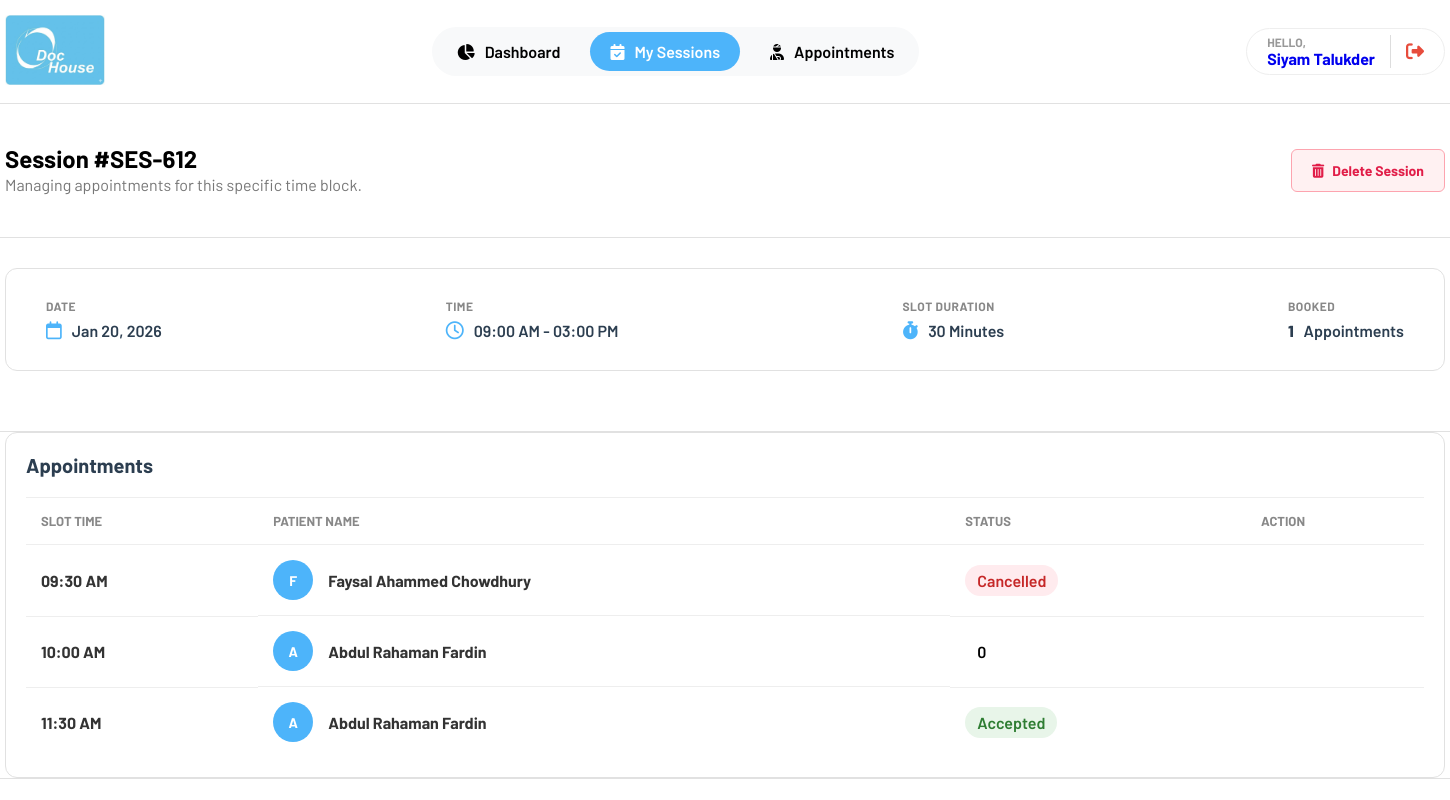
The app's page /view/Doctor/sessionList.php?sid=612 (signed in) with its own data.
### tables this page shows
CREATE TABLE `session` (
  `sid` int(11) NOT NULL,
  `did` int(11) NOT NULL,
  `date` date NOT NULL,
  `start_time` time NOT NULL,
  `end_time` time NOT NULL,
  `slot_duration` int(11) NOT NULL,
  `status` varchar(20) NOT NULL
);

CREATE TABLE `appointment` (
  `aptid` int(11) NOT NULL,
  `sid` int(11) NOT NULL,
  `pid` int(11) NOT NULL,
  `time` time NOT NULL,
  `status` varchar(20) NOT NULL
);

CREATE TABLE `user` (
  `uid` int(11) NOT NULL,
  `name` varchar(255) NOT NULL,
  `email` varchar(255) NOT NULL,
  `password` varchar(32) NOT NULL,
  `phone` varchar(15) NOT NULL,
  `role` varchar(10) NOT NULL,
  `dob` date DEFAULT NULL,
  `img` varchar(255) DEFAULT NULL
);

### model/Doctor/session_model.php (called while the page is built, shortened)
<?php
function getSessionById($sid)
{
    $conn = initDB();
    $sid = mysqli_real_escape_string($conn, $sid);
    $sql = "SELECT * FROM session WHERE sid = '$sid'";
    $result = mysqli_query($conn, $sql);
    return mysqli_fetch_assoc($result);
}
function getAppointmentsBySession($sid)
{
    $conn = initDB();
    $sid = mysqli_real_escape_string($conn, $sid);
    $sql = "SELECT a.*, u.name as patient_name
            FROM appointment a
            JOIN patient p ON a.pid = p.pid
            JOIN user u ON p.uid = u.uid
            WHERE a.sid = '$sid'
            ORDER BY a.time ASC";
    $result = mysqli_query($conn, $sql);
    $data = [];
    while ($row = mysqli_fetch_assoc($result))
        $data[] = $row;
    return $data;
}
function getBookedTimesBySession($sid)
{
    $conn = initDB();
    $sid = mysqli_real_escape_string($conn, $sid);
    $sql = "SELECT a.*, u.name as patient_name
            FROM appointment a
            JOIN patient p ON a.pid = p.pid
            JOIN user u ON p.uid = u.uid
            WHERE a.sid = '$sid' AND a.status = 'accepted'
            ORDER BY a.time ASC";
    $result = mysqli_query($conn, $sql);
    $data = [];
    while ($row = mysqli_fetch_assoc($result))
        $data[] = $row;
    return $data;
}
?>

### controller/Doctor/sessionDetailsController.php (called while the page is built, shortened)
<?php
require_once "../../model/Doctor/session_model.php";
$sid = $_GET['sid'];
$session = getSessionById($sid);
$appointments = getAppointmentsBySession($sid);
$booked = getBookedTimesBySession($sid);
?>

### view/Doctor/sessionList.php (the view, shortened to what this page needs)
<?php
require_once "../../controller/Doctor/sessionDetailsController.php";
?>
<!DOCTYPE html>
<html lang="en">
<head>
    <link rel="stylesheet" href="assets/style.css">
    <link rel="stylesheet" href="https://cdnjs.cloudflare.com/ajax/libs/font-awesome/6.5.1/css/all.min.css">
</head>
<body>
    <?php
        include 'header.php';
    ?>
    <section class="page-header">
        <div class="container">
            <div class="header-content">
                <div class="header-text">
                    <h2>Session #SES-<?php echo $session['sid']; ?></h2>
                    <p class="gray-para">Managing appointments for this specific time block.</p>
                </div>
                <div class="header-action">
                    <a href="sessionList.php?sid=<?php echo $sid; ?>&action=delete" class="btn-delete-session" onclick="return confirm('Are you sure?')">
                        <i class="fa-solid fa-trash-can"></i> Delete Session
                    </a>
                </div>
            </div>
        </div>
    </section>
    <section class="session-info-section">
        <div class="container">
            <div class="session-details-card">
                <div class="info-col">
                    <div class="label">DATE</div>
                    <div class="value"><i class="fa-regular fa-calendar"></i> <?php echo date("M d, Y", strtotime($session['date'])); ?></div>
                </div>
                <div class="info-col">
                    <div class="label">TIME</div>
                    <div class="value"><i class="fa-regular fa-clock"></i>
                        <?php echo date("h:i A", strtotime($session['start_time'])) . ' - ' . date("h:i A", strtotime($session['end_time'])); ?>
                    </div>
                </div>
                <div class="info-col">
                    <div class="label">SLOT DURATION</div>
                    <div class="value"><i class="fa-solid fa-stopwatch"></i> <?php echo $session['slot_duration']; ?> Minutes</div>
                </div>
                <div class="info-col">
                    <div class="label">BOOKED</div>
                    <div class="value" ><strong id="booked-count"><?php echo count($booked); ?></strong> Appointments</div>
                </div>
            </div>
        </div>
    </section>
    <section class="session-details-section">
        <div class="container">
            <div class="list">
                <div class="list-header">
                    <h3>Appointments</h3>
                </div>
                <table>
                    <thead>
                        <tr>
                            <th>Slot Time</th>
                            <th>Patient Name</th>
                            <th>Status</th>
                            <th>Action</th>
                        </tr>
                    </thead>
                    <tbody>
                        <?php if(empty($appointments)): ?>
                            <tr><td colspan="4" style="text-align:center;">No appointments booked yet.</td></tr>
                        <?php else: ?>
                            <?php foreach ($appointments as $apt):
                                $initials = strtoupper(substr($apt['patient_name'], 0, 1));
                            ?>
                            <tr>
                                <td style="font-weight: 700; color: #333;"><?php echo date("h:i A", strtotime($apt['time'])); ?></td>
                                <td class="name-col">
                                    <div class="initials-avatar blue"><?php echo $initials; ?></div>
                                    <div class="p-name"><?php echo $apt['patient_name']; ?></div>
                                </td>
                                <td>
                                    <span class="status <?php echo strtolower($apt['status']); ?>">
                                        <?php echo ucfirst($apt['status']); ?>
                                    </span>
                                </td>
                                <td class="actions">
                                </td>
                            </tr>
                            <?php endforeach; ?>
                        <?php endif; ?>
                    </tbody>
                </table>
            </div>
        </div>
    </section>
</body>
</html>

### view/Doctor/assets/style.css (style rules this page uses)
* { margin: 0; padding: 0; box-sizing: border-box; font-family: "Barlow", sans-serif; text-decoration: none; }
.gray-para { color: #000; font-size: 18px; line-height: 1.5; }
.container { width: 1440px; margin: auto; }
section { border-bottom: 1px solid #e1e1e1; }
.page-header { padding: 40px 0; }
.page-header p { color: #777; font-size: 16px; }
.list { background: white; padding: 20px; border-radius: 12px; border: 1px solid #e1e1e1; }
.list table { width: 100%; text-align-last: left; border-collapse: collapse; }
.list table thead th { background: #f8f9fa; padding: 20px; color: #555; font-weight: 700; text-transform: uppercase; padding: 15px; border-bottom: 2px solid #eee; }
.list table tbody td { padding: 20px; padding: 15px; border-bottom: 1px solid #eee; }
.list table tbody tr:last-child td { border-bottom: 0; }
.status { padding: 6px 12px; border-radius: 20px; font-weight: 600; display: inline-block; }
.status.accepted { background: #e8f5e9; color: #2e7d32; }
.status.rejected, .status.cancelled { background: #ffebee; color: #c62828; }
.list-header { display: flex; justify-content: space-between; align-items: center; padding: 0 0 20px 0; border-bottom: 1px solid #eee; margin-bottom: 0; }
.list-header h3 { font-size: 20px; color: #2c3e50; margin: 0; }
.name-col { display: flex; align-items: center; gap: 15px; }
.p-name { font-weight: 700; color: #333; }
.initials-avatar { width: 40px; height: 40px; border-radius: 50%; display: flex; align-items: center; justify-content: center; color: white; font-weight: 700; font-size: 14px; }
.initials-avatar.blue { background-color: #4db4fa; }
.list table thead th { background: transparent; border-bottom: 1px solid #eee; padding: 15px; font-size: 13px; color: #888; }
.header-content { display: flex; justify-content: space-between; align-items: center; }
.btn-delete-session { background-color: #fff1f2; color: #e11d48; border: 1px solid #fda4af; padding: 12px 20px; border-radius: 6px; font-weight: 700; text-decoration: none; display: flex; align-items: center; gap: 8px; transition: 0.2s; font-size: 14px; }
.session-info-section { padding-bottom: 30px; margin-top: 30px; }
.session-details-card { background: white; border: 1px solid #e1e1e1; border-radius: 12px; padding: 30px 40px; display: flex; justify-content: space-between; align-items: center; margin-bottom: 30px; }
.info-col { display: flex; flex-direction: column; gap: 8px; }
.info-col .label { font-size: 12px; color: #888; font-weight: 700; text-transform: uppercase; letter-spacing: 0.5px; }
.info-col .value { font-size: 16px; font-weight: 600; color: #2c3e50; display: flex; align-items: center; gap: 10px; }
.info-col .value i { color: #4db4fa; font-size: 18px; }
.info-col .value strong { color: #2c3e50; font-weight: 800; }

### records on screen
session: sid "612", date "Jan 20, 2026", start_time "09:00 AM", end_time "03:00 PM", slot_duration "30"
appointment: time "09:30 AM", user.name "F", user.name "Faysal Ahammed Chowdhury", status "Cancelled"
appointment: time "10:00 AM", user.name "A", user.name "Abdul Rahaman Fardin", status "0"
appointment: time "11:30 AM", user.name "A", user.name "Abdul Rahaman Fardin", status "Accepted"

### other values on screen
$_SESSION['user']['name'] "Siyam Talukder"
count($booked) "1"
